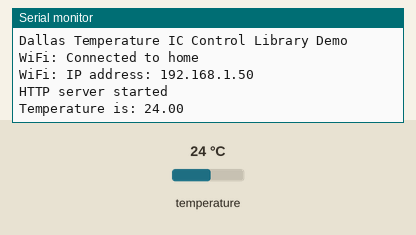
Simulated run of this sketch. Board: ESP8266 (NodeMCU). Parts: the last lines printed to the serial monitor. The inputs (shaded band) are chosen by the test bench; at power-on: temperature 24 °C. WiFi joins after 1.5 s; servers stay silent unless stated.

Above: at 3.7 s.
3.8 s: temperature set to 12 °C
At 4.6 s:
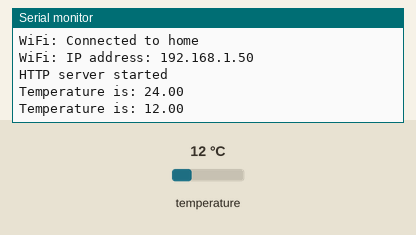
5.3 s: temperature set to 19 °C
At 6.6 s:
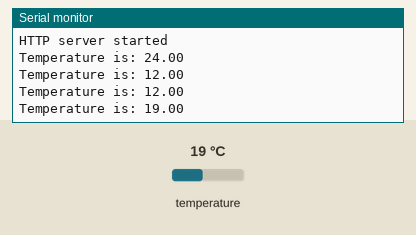
Timing chart, 0 to 8.3 s (numbered marks = the images above; inputs shaded):
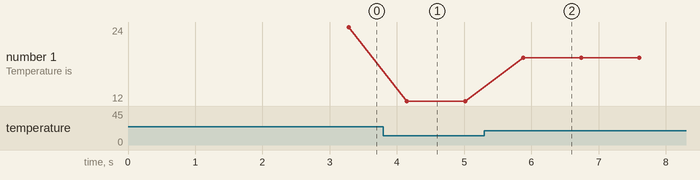

The sketch:

sketch_web_temp.ino
```cpp
/*
 NodeMCU ESP8266 reading a DS18B20 One-Wire temperature sensor
 and publishing the results as a web page
*/
#include <OneWire.h>
#include <DallasTemperature.h>

#include <ESP8266WiFi.h>
#include <WiFiClient.h>

#include <DNSServer.h>
#include <ESP8266WebServer.h>
#include <WiFiManager.h>

ESP8266WebServer webServer(80);

// The additional "meta" tag allows for the page to auto-refresh every 10 sec
String htmlHeader =
  "<h1>ESP8266 Web Server</h1>"
  "<meta http-equiv=\"refresh\" content=\"10\" />"
  "<p>Temperature is ";
String htmlFooter = " degrees Celsius </p>";

// Data wire is plugged into pin 2 on the NodeMCU ESP8266 (marked as D4 on the PCB)
#define ONE_WIRE_PIN 2

// Setup a oneWire instance to communicate with any OneWire devices (not just Maxim/Dallas temperature ICs)
OneWire oneWire(ONE_WIRE_PIN);

// Pass our oneWire reference to Dallas Temperature.
DallasTemperature sensors(&oneWire);

// The temperature reading variable needs to be global
float tempCelsius = 0.0;

void setup(void) {
  // Setup the serial port
  delay(1000);
  Serial.begin(115200);
  Serial.println("Dallas Temperature IC Control Library Demo");

  // Start up the DallasTemperature library
  sensors.begin();

  setupWiFi();
  setupWebServer();
}

void setupWiFi() {
  // WiFiManager: Connect with stored credentials or setup a Config AP
  WiFiManager wifiManager;
  wifiManager.autoConnect("ESP8266_Config_AP");

  Serial.println("");
  Serial.print("WiFi: Connected to ");
  Serial.println(WiFi.SSID());
  Serial.print("WiFi: IP address: ");
  Serial.println(WiFi.localIP());
}

void setupWebServer() {
  // Define server URLs
  webServer.on("/", [](){
    // Convert the current temperature reading to a string and build the page HTML
    webServer.send(200, "text/html", htmlHeader + String(tempCelsius) + htmlFooter);
  });

  webServer.begin();
  Serial.println("HTTP server started");
}

void loop(void) {
  // Perform a single reading
  tempCelsius = readTemperature();

  // Print it over Serial
  Serial.print("Temperature is: ");
  Serial.println(tempCelsius);

  // Handle incoming HTTP requests
  webServer.handleClient();

  // A small delay
  delay(100);
}

float readTemperature() {
  // call sensors.requestTemperatures() to issue a global temperature
  // request to all devices on the bus
  sensors.requestTemperatures();

  // We use the function ByIndex, and as an example get the temperature from the first sensor only.
  return sensors.getTempCByIndex(0);
}
```

Measured:
- after the input at 3.8 s, the serial monitor: prints a new line after 0.35 s (image 1)
- after the input at 5.3 s, the serial monitor: prints a new line after 0.58 s (image 2)
- plotted number 1: 24 → 12 after the input at 3.8 s, 12 → 19 after the input at 5.3 s
